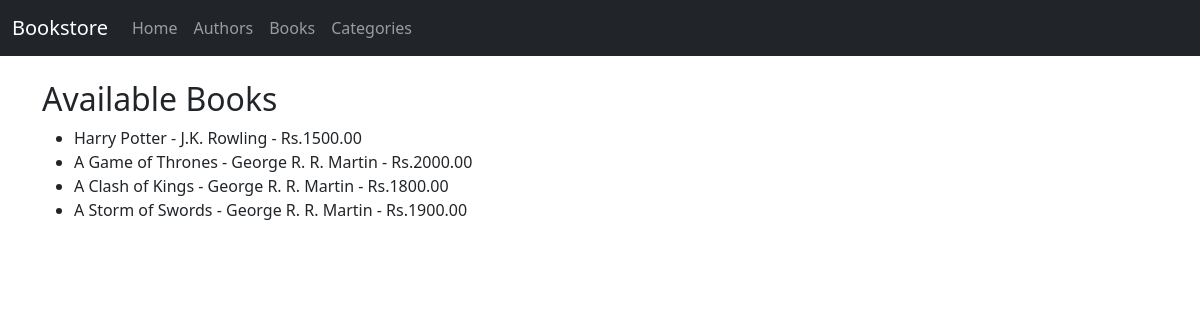
The page / on the database its author committed.
### store/models.py (models this page shows, shortened)
class Book(models.Model):
    title = models.CharField(max_length=200)
    price = models.DecimalField(max_digits=6, decimal_places=2)
    author = models.ForeignKey(Author, on_delete=models.CASCADE, related_name='books')
    categories = models.ManyToManyField(Category, related_name='books')

class Author(models.Model):
    name = models.CharField(max_length=100)
    bio = models.TextField()

### store/views.py (the view)
# urls.py: 2. Add a URL to urlpatterns:  path('', views.home, name='home')
def home(request):
    books = Book.objects.all()
    return render(request, 'store/index.html', {'books': books})

### store/templates/store/index.html
{% extends 'store/base.html' %}
{% block content %}
<h2>Available Books</h2>
<ul>
    {% for book in books %}
    <li>{{ book.title }} - {{ book.author.name }} - Rs.{{ book.price }}</li>
    {% endfor %}
</ul>
{% endblock %}

### store/templates/store/base.html (shortened to what this page needs)
<!DOCTYPE html>
<html>
<head>
    <link href="https://cdn.jsdelivr.net/npm/bootstrap@5.3.3/dist/css/bootstrap.min.css" rel="stylesheet">
</head>
<body>
    <nav class="navbar navbar-expand-lg navbar-dark bg-dark mb-4">
        <div class="container-fluid">
            <a class="navbar-brand" href="/">Bookstore</a>
            <div class="collapse navbar-collapse" id="navbarNav">
                <ul class="navbar-nav">
                    <li class="nav-item"><a class="nav-link" href="/">Home</a></li>
                    <li class="nav-item"><a class="nav-link" href="/authors/">Authors</a></li>
                    <li class="nav-item"><a class="nav-link" href="/books/">Books</a></li>
                    <li class="nav-item"><a class="nav-link" href="/categories/">Categories</a></li>
                </ul>
            </div>
        </div>
    </nav>
    <div class="container">
        {% block content %}{% endblock %}
    </div>
</body>
</html>

### rows shown on the page
Book: title "Harry Potter", author.name "J.K. Rowling", price "1500.00"
Book: title "A Game of Thrones", author.name "George R. R. Martin", price "2000.00"
Book: title "A Clash of Kings", author.name "George R. R. Martin", price "1800.00"
Book: title "A Storm of Swords", author.name "George R. R. Martin", price "1900.00"
